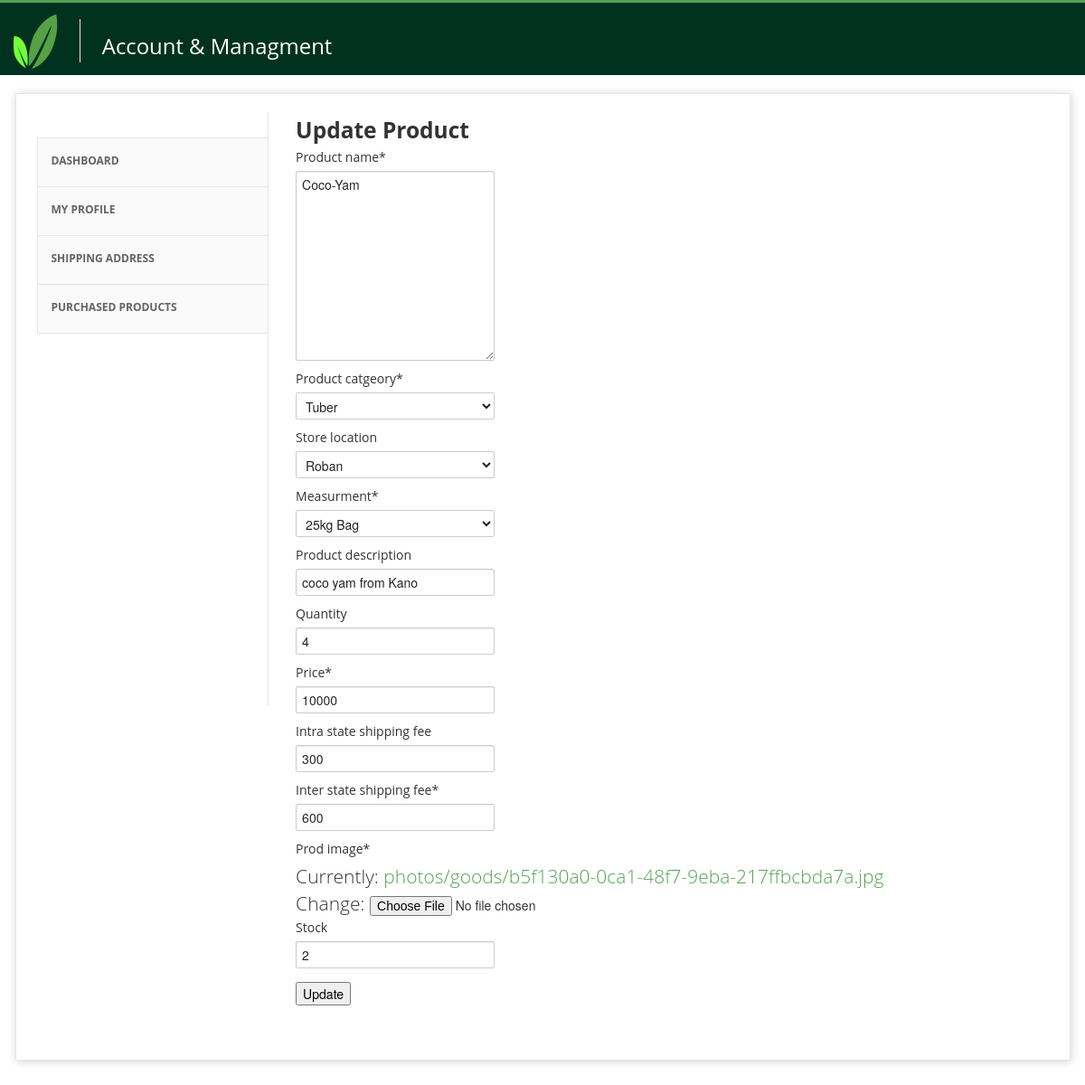
Screenshot of /account/7/updateproducts with the database file from the repository.
### goods/models.py (models this page shows, shortened)
class Product(models.Model):
    product_name = models.TextField()
    product_catgeory = models.ForeignKey(Category, on_delete=models.DO_NOTHING)
    store_location = models.ForeignKey(
    StoreLocation, on_delete=models.DO_NOTHING,blank=True)
    per=(
      ('25 Litres','25 Litres'),
      ('50 Litres','50 Litres'),
      ('10 Litres','10 Litres'),
      ('25kg Bag','25kg Bag'),
      ('50kg Bag','50kg Bag'),
            ('Basket','Basket'),
    )
    measurment = models.CharField(max_length=20,choices=per)
    product_description = models.CharField(max_length=500,blank=True,null=True)
    quantity = models.IntegerField(blank=True,null=True)
    price = models.IntegerField(null=True)
    intra_state_shipping_fee = models.CharField(max_length=20,blank=True,null=True)
    inter_state_shipping_fee = models.CharField(max_length=20,null=True)
    prod_image = models.ImageField(upload_to='photos/goods')
    stock = models.IntegerField(blank=True,null=True)
    farmername = models.ForeignKey('account.User', on_delete= models.CASCADE,blank=True,null=True)
    is_active = models.BooleanField(default=False,null=True)
    date_time = models.DateTimeField(auto_now_add=True)

### farmer/views.py (the view, shortened to what this page needs)
# urls.py: path('<pk>/updateproducts',views.ProductsUpdateView.as_view(),name='updateproducts'),
class ProductsUpdateView(SuccessMessageMixin,UpdateView):
    model = Product
    form_class = ProductForm
    success_url = reverse_lazy('account')
    template_name = 'farmer/updateproducts.html'
    success_message = " Details For %(product_name)s Was Updated Successfully"

### farmer/forms.py
class ProductForm(forms.ModelForm):
    class Meta:
        model=Product
        fields = ['product_name','product_catgeory','store_location','measurment','product_description','quantity','price','intra_state_shipping_fee','inter_state_shipping_fee','prod_image','stock']

### account/views.py (called while the page is built)
def _cart_id(request):
    cart = request.session.session_key
    if not cart:
        cart = request.session.create()
    return cart

### farmer/context_processor.py (called while the page is built)
def counter(request):
    cart_count=0
    if 'admin' in request.path:
        return {}
    else:
        try:
            cart=Cart.objects.filter(cart_id=_cart_id(request))
            cart_items=CartItem.objects.all().filter(cart=cart[:1])
            for cart_item in cart_items:
                cart_count+=cart_item.quantity
        except Cart.DoesNotExist:
            cart_count=0
    return dict(cart_count=cart_count)

### goods/models.py (called while the page is built)
    def __str__(self):
        return self.name

    def __str__(self):
        return self.category_name

### farmer/templates/farmer/updateproducts.html
{% extends 'farmer/account.html' %}
{% load crispy_forms_tags %}
{% block content %}
<h3 class="title-divider" style="margin-bottom: 0;"><span>Update Product</span> </h3>
<div class="lead" style="margin-bottom: 40px;">
    <form method="post">{% csrf_token %}
        {{ form|crispy }}
        <input type="submit" value="Update">
    </form>
</div>
{% endblock %}

### rows the page displays
Product: product_name "Coco-Yam", product_catgeory "Tuber", store_location "Roban", measurment "25kg Bag", product_description "coco yam from Kano", quantity "4", price "10000", intra_state_shipping_fee "300", inter_state_shipping_fee "600", stock "2"
